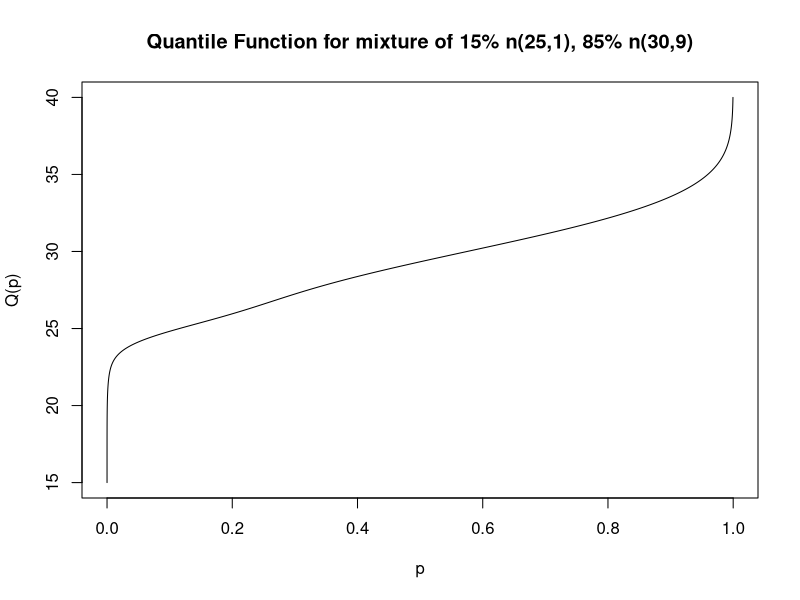
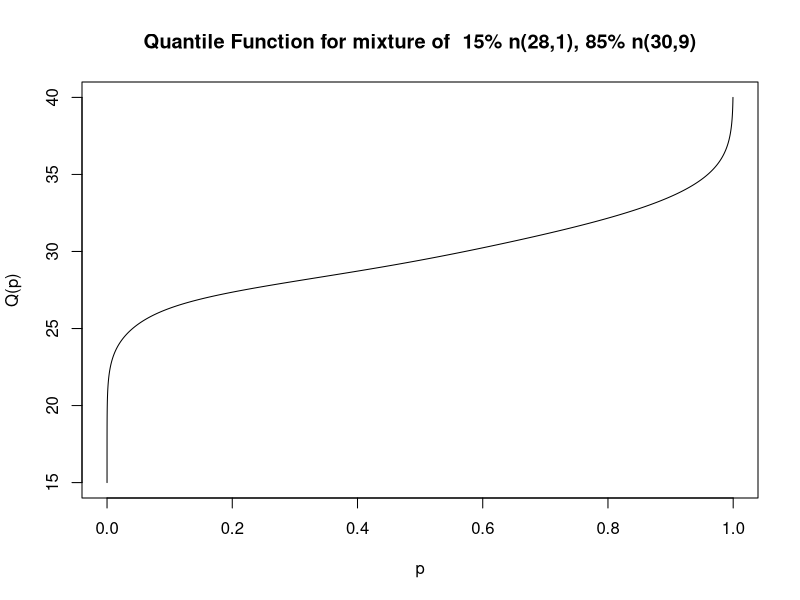
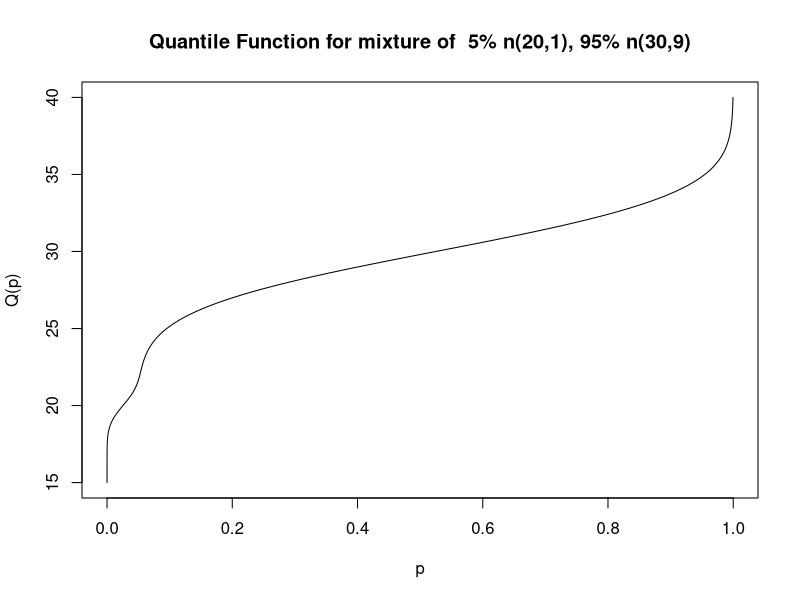
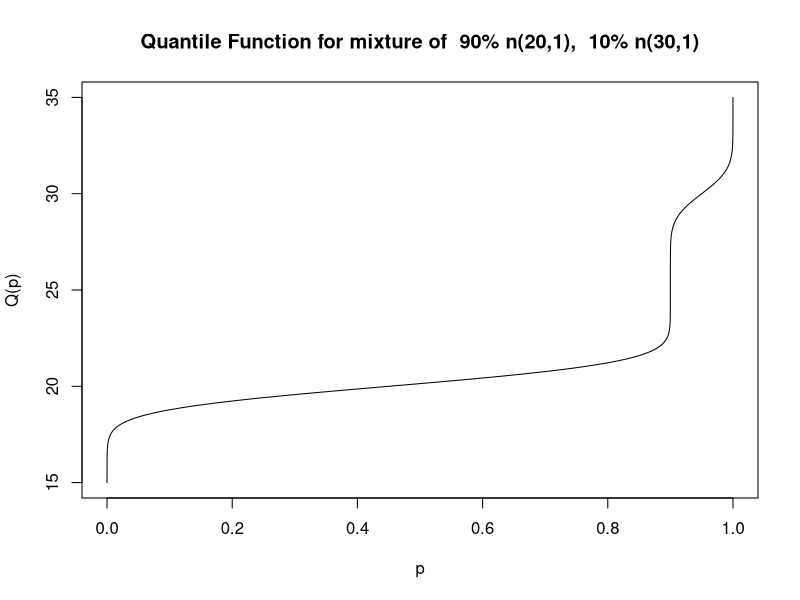

The R source for these figures, in order:
#The file normix.s will generate the four different mixtures of
#two normal distributions.

#postscript("normmix,quan.ps")

x <- seq(15,40,len=500)
y11 <- pnorm(x,25,1)
y12 <- pnorm(x,30,3)
y1 <- .15*y11+.85*y12
plot(y1,x,type="l",xlab="p",ylab="Q(p)")
title("Quantile Function for mixture of 15% n(25,1), 85% n(30,9)")




y21 <- pnorm(x,28,1)
y22 <- pnorm(x,30,3)
y2 <- .15*y21+.85*y22
plot(y2,x,type="l",xlab="p",ylab="Q(p)")
title("Quantile Function for mixture of  15% n(28,1), 85% n(30,9)")

 

y31 <- pnorm(x,20,1)
y32 <- pnorm(x,30,3)
y3 <- .05*y31+.95*y32
plot(y3,x,type="l",xlab="p",ylab="Q(p)")
title("Quantile Function for mixture of  5% n(20,1), 95% n(30,9)")


x <- seq(15,35,len=500)
y41 <- pnorm(x,20,1)
y42 <- pnorm(x,30,1)
y4 <- .90*y41+.10*y42
plot(y4,x,type="l",xlab="p",ylab="Q(p)")
title("Quantile Function for mixture of  90% n(20,1),  10% n(30,1)")


 

#graphics.off()
